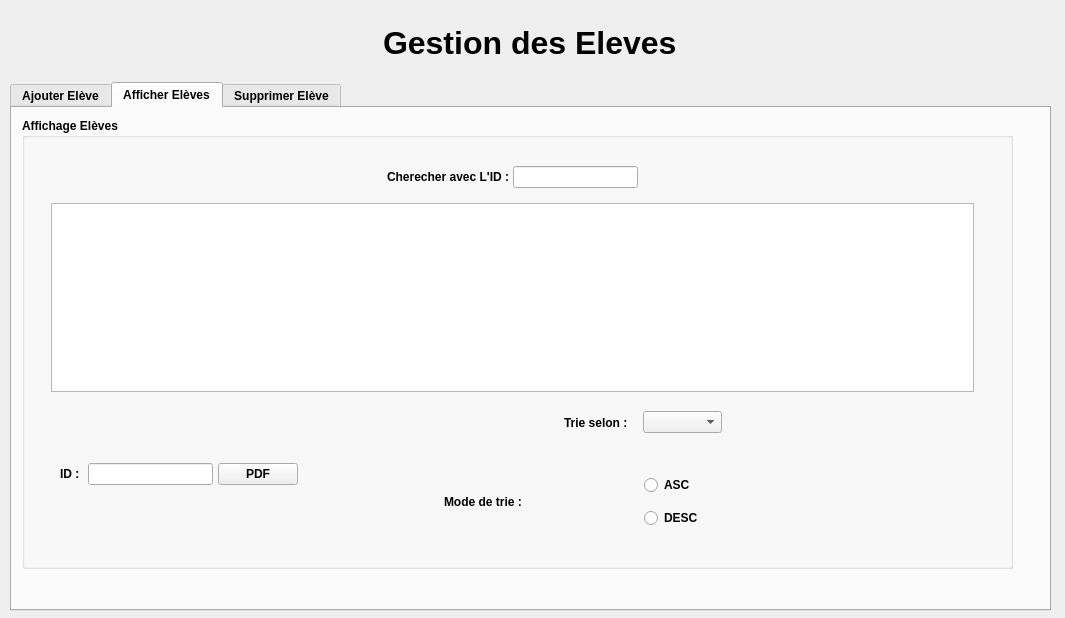
<?xml version="1.0" encoding="UTF-8"?>
<ui version="4.0">
 <class>Eleve_ui</class>
 <widget class="QDialog" name="Eleve_ui">
  <property name="geometry">
   <rect>
    <x>0</x>
    <y>0</y>
    <width>1065</width>
    <height>618</height>
   </rect>
  </property>
  <property name="windowTitle">
   <string>Dialog</string>
  </property>
  <widget class="QWidget" name="verticalWidget" native="true">
   <property name="geometry">
    <rect>
     <x>10</x>
     <y>10</y>
     <width>1041</width>
     <height>601</height>
    </rect>
   </property>
   <layout class="QVBoxLayout" name="verticalLayout" stretch="1,8">
    <property name="spacing">
     <number>6</number>
    </property>
    <item alignment="Qt::AlignHCenter|Qt::AlignVCenter">
     <widget class="QWidget" name="titleWidget" native="true">
      <layout class="QVBoxLayout" name="verticalLayout_2">
       <item>
        <widget class="QLabel" name="label">
         <property name="font">
          <font>
           <family>Yu Gothic UI</family>
           <pointsize>24</pointsize>
           <weight>75</weight>
           <italic>false</italic>
           <bold>true</bold>
           <underline>false</underline>
           <strikeout>false</strikeout>
           <stylestrategy>PreferAntialias</stylestrategy>
          </font>
         </property>
         <property name="text">
          <string>Gestion des Eleves</string>
         </property>
        </widget>
       </item>
      </layout>
     </widget>
    </item>
    <item>
     <widget class="QTabWidget" name="tabWidget">
      <property name="font">
       <font>
        <weight>75</weight>
        <bold>true</bold>
       </font>
      </property>
      <property name="currentIndex">
       <number>1</number>
      </property>
      <widget class="QWidget" name="tab1">
       <property name="styleSheet">
        <string notr="true"/>
       </property>
       <attribute name="title">
        <string>Ajouter Elève</string>
       </attribute>
       <widget class="QGroupBox" name="groupBox">
        <property name="geometry">
         <rect>
          <x>10</x>
          <y>10</y>
          <width>991</width>
          <height>451</height>
         </rect>
        </property>
        <property name="title">
         <string>Ajout</string>
        </property>
        <widget class="QWidget" name="horizontalWidget" native="true">
         <property name="geometry">
          <rect>
           <x>20</x>
           <y>30</y>
           <width>941</width>
           <height>411</height>
          </rect>
         </property>
         <layout class="QHBoxLayout" name="horizontalLayout" stretch="4,1">
          <item alignment="Qt::AlignHCenter|Qt::AlignVCenter">
           <widget class="QWidget" name="formWidget" native="true">
            <layout class="QFormLayout" name="formLayout">
             <property name="horizontalSpacing">
              <number>300</number>
             </property>
             <property name="verticalSpacing">
              <number>30</number>
             </property>
             <item row="0" column="0">
              <widget class="QLabel" name="iDLabel">
               <property name="text">
                <string>ID :</string>
               </property>
              </widget>
             </item>
             <item row="0" column="1">
              <widget class="QLineEdit" name="iDLineEdit"/>
             </item>
             <item row="1" column="0">
              <widget class="QLabel" name="prNomLabel">
               <property name="text">
                <string>Prénom :</string>
               </property>
              </widget>
             </item>
             <item row="1" column="1">
              <widget class="QLineEdit" name="prNomLineEdit"/>
             </item>
             <item row="2" column="0">
              <widget class="QLabel" name="nomLabel">
               <property name="text">
                <string>Nom</string>
               </property>
              </widget>
             </item>
             <item row="2" column="1">
              <widget class="QLineEdit" name="nomLineEdit"/>
             </item>
             <item row="3" column="0">
              <widget class="QLabel" name="adresseLabel">
               <property name="text">
                <string>Adresse</string>
               </property>
              </widget>
             </item>
             <item row="3" column="1">
              <widget class="QLineEdit" name="adresseLineEdit"/>
             </item>
             <item row="4" column="0">
              <widget class="QLabel" name="dateDeNaissanceLabel">
               <property name="text">
                <string>Date de Naissance</string>
               </property>
              </widget>
             </item>
             <item row="4" column="1">
              <widget class="QDateEdit" name="dateDeNaissanceDateEdit"/>
             </item>
             <item row="5" column="0">
              <widget class="QLabel" name="niveauLabel">
               <property name="text">
                <string>Niveau</string>
               </property>
              </widget>
             </item>
             <item row="5" column="1">
              <widget class="QLineEdit" name="niveauLineEdit"/>
             </item>
             <item row="6" column="0">
              <widget class="QLabel" name="responsableLegaleLabel">
               <property name="text">
                <string>Responsable Legale</string>
               </property>
              </widget>
             </item>
             <item row="6" column="1">
              <widget class="QLineEdit" name="responsableLegaleLineEdit"/>
             </item>
            </layout>
           </widget>
          </item>
          <item alignment="Qt::AlignHCenter|Qt::AlignVCenter">
           <widget class="QWidget" name="verticalWidget" native="true">
            <property name="autoFillBackground">
             <bool>false</bool>
            </property>
            <layout class="QVBoxLayout" name="verticalLayout_3">
             <property name="spacing">
              <number>25</number>
             </property>
             <item>
              <widget class="QPushButton" name="pushButton_2">
               <property name="text">
                <string>Ajouter</string>
               </property>
              </widget>
             </item>
             <item>
              <widget class="QPushButton" name="pushButton">
               <property name="text">
                <string>Modifier</string>
               </property>
              </widget>
             </item>
            </layout>
           </widget>
          </item>
         </layout>
        </widget>
       </widget>
      </widget>
      <widget class="QWidget" name="tab2">
       <attribute name="title">
        <string>Afficher Elèves</string>
       </attribute>
       <widget class="QGroupBox" name="groupBox_2">
        <property name="geometry">
         <rect>
          <x>10</x>
          <y>10</y>
          <width>991</width>
          <height>451</height>
         </rect>
        </property>
        <property name="title">
         <string>Affichage Elèves</string>
        </property>
        <widget class="QWidget" name="horizontalWidget_2" native="true">
         <property name="geometry">
          <rect>
           <x>20</x>
           <y>30</y>
           <width>941</width>
           <height>411</height>
          </rect>
         </property>
         <layout class="QHBoxLayout" name="horizontalLayout_2" stretch="0">
          <item>
           <widget class="QWidget" name="verticalWidget" native="true">
            <layout class="QVBoxLayout" name="verticalLayout_4" stretch="0,5,4">
             <item alignment="Qt::AlignHCenter">
              <widget class="QWidget" name="horizontalWidget_2" native="true">
               <layout class="QHBoxLayout" name="horizontalLayout_4" stretch="2,0">
                <property name="spacing">
                 <number>0</number>
                </property>
                <item>
                 <widget class="QLabel" name="label_2">
                  <property name="text">
                   <string>Cherecher avec L'ID : </string>
                  </property>
                 </widget>
                </item>
                <item>
                 <widget class="QLineEdit" name="lineEdit"/>
                </item>
               </layout>
              </widget>
             </item>
             <item>
              <widget class="QTableView" name="tableView"/>
             </item>
             <item>
              <layout class="QHBoxLayout" name="horizontalLayout_3" stretch="0,5">
               <item>
                <layout class="QVBoxLayout" name="verticalLayout_6">
                 <item>
                  <widget class="QWidget" name="horizontalWidget_3" native="true">
                   <layout class="QHBoxLayout" name="horizontalLayout_5" stretch="0,3,0">
                    <property name="spacing">
                     <number>5</number>
                    </property>
                    <item>
                     <widget class="QLabel" name="label_3">
                      <property name="text">
                       <string>ID : </string>
                      </property>
                     </widget>
                    </item>
                    <item>
                     <widget class="QLineEdit" name="lineEdit_2"/>
                    </item>
                    <item>
                     <widget class="QPushButton" name="pushButton_3">
                      <property name="text">
                       <string>PDF</string>
                      </property>
                     </widget>
                    </item>
                   </layout>
                  </widget>
                 </item>
                </layout>
               </item>
               <item>
                <layout class="QVBoxLayout" name="verticalLayout_5" stretch="1,2">
                 <item alignment="Qt::AlignHCenter">
                  <widget class="QWidget" name="horizontalWidget_3" native="true">
                   <layout class="QHBoxLayout" name="horizontalLayout_7">
                    <property name="spacing">
                     <number>15</number>
                    </property>
                    <item>
                     <widget class="QLabel" name="label_4">
                      <property name="text">
                       <string>Trie selon :</string>
                      </property>
                     </widget>
                    </item>
                    <item>
                     <widget class="QComboBox" name="comboBox"/>
                    </item>
                   </layout>
                  </widget>
                 </item>
                 <item>
                  <widget class="QWidget" name="horizontalWidget_2" native="true">
                   <layout class="QHBoxLayout" name="horizontalLayout_6">
                    <property name="spacing">
                     <number>0</number>
                    </property>
                    <item alignment="Qt::AlignHCenter">
                     <widget class="QWidget" name="horizontalWidget_2" native="true">
                      <layout class="QHBoxLayout" name="horizontalLayout_8">
                       <item>
                        <widget class="QLabel" name="label_5">
                         <property name="frameShadow">
                          <enum>QFrame::Sunken</enum>
                         </property>
                         <property name="text">
                          <string>Mode de trie :</string>
                         </property>
                         <property name="margin">
                          <number>5</number>
                         </property>
                        </widget>
                       </item>
                      </layout>
                     </widget>
                    </item>
                    <item>
                     <layout class="QVBoxLayout" name="verticalLayout_8">
                      <item>
                       <widget class="QRadioButton" name="radioButton">
                        <property name="text">
                         <string>ASC</string>
                        </property>
                       </widget>
                      </item>
                      <item>
                       <widget class="QRadioButton" name="radioButton_2">
                        <property name="text">
                         <string>DESC</string>
                        </property>
                       </widget>
                      </item>
                     </layout>
                    </item>
                   </layout>
                  </widget>
                 </item>
                </layout>
               </item>
              </layout>
             </item>
            </layout>
           </widget>
          </item>
         </layout>
        </widget>
       </widget>
      </widget>
      <widget class="QWidget" name="tab3">
       <attribute name="title">
        <string>Supprimer Elève</string>
       </attribute>
       <widget class="QGroupBox" name="groupBox_3">
        <property name="geometry">
         <rect>
          <x>10</x>
          <y>10</y>
          <width>991</width>
          <height>451</height>
         </rect>
        </property>
        <property name="title">
         <string/>
        </property>
        <widget class="QWidget" name="horizontalWidget_2" native="true">
         <property name="geometry">
          <rect>
           <x>-1</x>
           <y>-1</y>
           <width>991</width>
           <height>451</height>
          </rect>
         </property>
         <layout class="QHBoxLayout" name="horizontalLayout_10">
          <item alignment="Qt::AlignHCenter|Qt::AlignVCenter">
           <widget class="QWidget" name="verticalWidget_4" native="true">
            <layout class="QVBoxLayout" name="verticalLayout_10">
             <property name="spacing">
              <number>30</number>
             </property>
             <property name="bottomMargin">
              <number>150</number>
             </property>
             <item>
              <layout class="QHBoxLayout" name="horizontalLayout_11">
               <item>
                <widget class="QLabel" name="label_6">
                 <property name="text">
                  <string>ID Elève : </string>
                 </property>
                </widget>
               </item>
               <item>
                <widget class="QLineEdit" name="lineEdit_3"/>
               </item>
              </layout>
             </item>
             <item>
              <widget class="QPushButton" name="pushButton_6">
               <property name="text">
                <string>Supprimer</string>
               </property>
              </widget>
             </item>
            </layout>
           </widget>
          </item>
         </layout>
        </widget>
       </widget>
      </widget>
     </widget>
    </item>
   </layout>
  </widget>
 </widget>
 <resources/>
 <connections/>
</ui>
